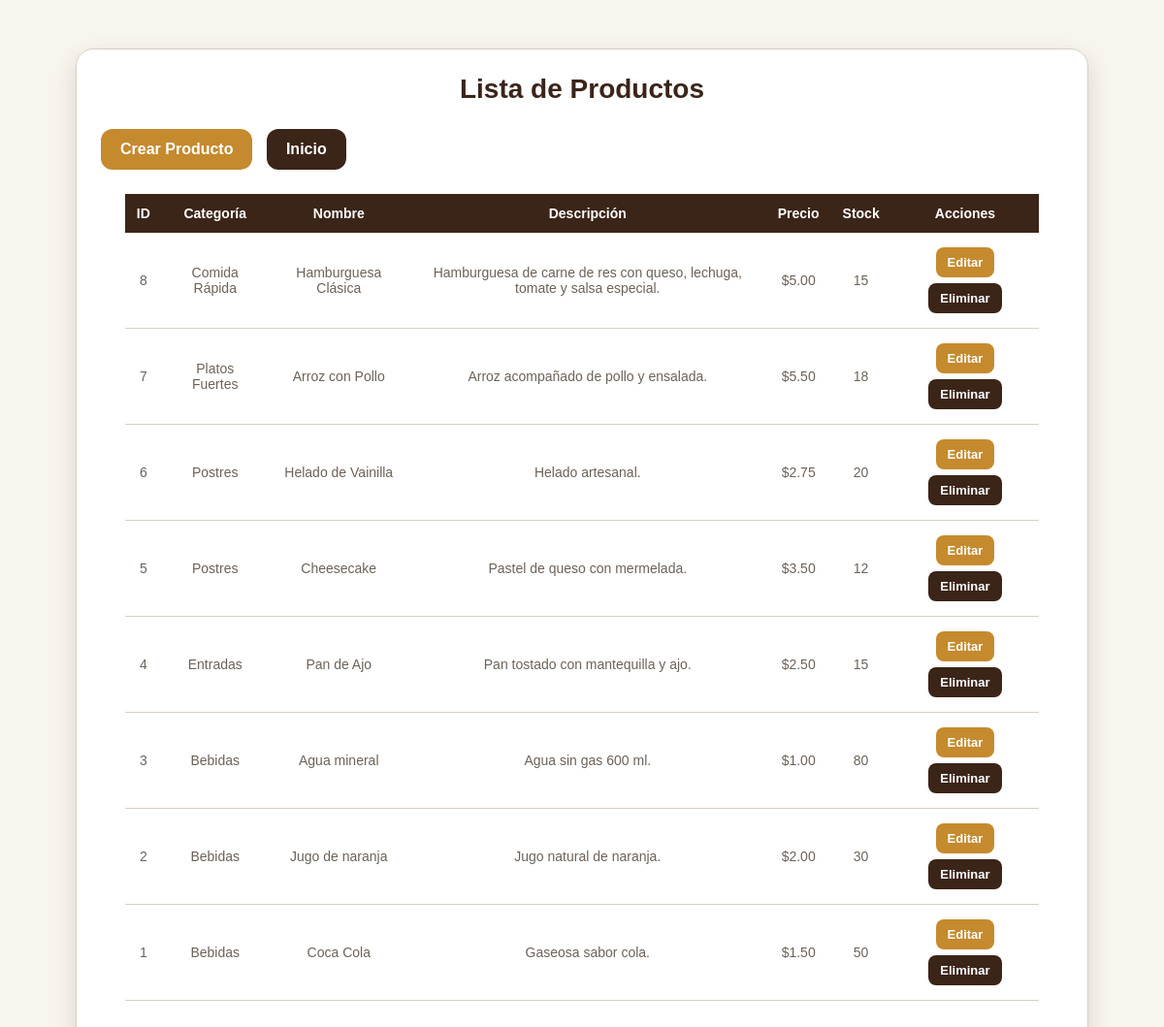
Page /index.php?url=productos/listar on the committed database.
### tables this page shows
CREATE TABLE `producto` (
  `id_producto` int(11) NOT NULL,
  `id_categoria` int(11) DEFAULT NULL,
  `nombre` varchar(100) NOT NULL,
  `descripcion` text DEFAULT NULL,
  `precio` decimal(10,2) NOT NULL,
  `stock` int(11) DEFAULT 0
);

CREATE TABLE `categoria` (
  `id_categoria` int(11) NOT NULL,
  `nombre` varchar(100) NOT NULL,
  `descripcion` text DEFAULT NULL
);

### app/controllers/ProductoController.php (called while the page is built, shortened)
<?php
require_once __DIR__ . "/../models/Producto.php";
class ProductoController
{
    public function listar()
    {
        $productos = Producto::obtenerTodos();
        require __DIR__ . "/../views/Productos/listarproductos.php";
    }
}

### app/models/Producto.php (called while the page is built, shortened)
<?php
class Producto
{
    public static function obtenerTodos()
    {
        $conn = Conexion::conectar();
        $sql = "SELECT
                    p.id_producto,
                    c.nombre AS categoria,
                    p.nombre,
                    p.descripcion,
                    p.precio,
                    p.stock
                FROM producto p
                INNER JOIN categoria c
                ON p.id_categoria = c.id_categoria
                ORDER BY p.id_producto DESC";
        $resultado = $conn->query($sql);
        $productos = [];
        if($resultado && $resultado->num_rows > 0){
            while($fila = $resultado->fetch_assoc()){
                $productos[] = $fila;
            }
        }
        return $productos;
    }
}

### app/views/Productos/listarproductos.php (the view, shortened to what this page needs)
<?php
$productos = $productos ?? [];
?>
<!DOCTYPE html>
<html lang="en">
<head>
    <link rel="stylesheet" href="css/styles.css">
</head>
<body>
<div class="contenedor">
    <div class="card">
        <h1>Lista de Productos</h1>
        <a class="btn-crear"
           href="index.php?url=productos/crearForm">
            Crear Producto
        </a>
        <a class="btn-inicio"
           href="index.php">
            Inicio
        </a>
        <table class="tabla">
            <tr>
                <th>ID</th>
                <th>Categoría</th>
                <th>Nombre</th>
                <th>Descripción</th>
                <th>Precio</th>
                <th>Stock</th>
                <th>Acciones</th>
            </tr>
            <?php foreach ($productos as $p): ?>
            <tr>
                <td>
                    <?= htmlspecialchars($p["id_producto"]) ?>
                </td>
                <td>
                    <?= htmlspecialchars($p["categoria"]) ?>
                </td>
                <td>
                    <?= htmlspecialchars($p["nombre"]) ?>
                </td>
                <td>
                    <?= htmlspecialchars($p["descripcion"]) ?>
                </td>
                <td>
                    $<?= htmlspecialchars($p["precio"]) ?>
                </td>
                <td>
                    <?= htmlspecialchars($p["stock"]) ?>
                </td>
                <td>
                    <a class="btn-editar"
                       href="index.php?url=productos/editarForm&id=<?= $p["id_producto"] ?>">
                        Editar
                    </a>
                    <a class="btn-eliminar"
                       href="index.php?url=productos/eliminar&id=<?= $p["id_producto"] ?>"
                       onclick="return confirm('¿Está seguro de eliminar este producto?')">
                        Eliminar
                    </a>
                </td>
            </tr>
            <?php endforeach; ?>
        </table>
    </div>
</div>
</body>
</html>

### public/index.php (shortened to what this page needs)
<?php
require_once __DIR__ . "/../app/controllers/ProductoController.php";
$url = $_GET["url"] ?? "inicio";
switch ($url) {
    case "productos/listar":
       $controller = new ProductoController();
       $controller->listar();
       break;
}

### public/css/styles.css (style rules this page uses)
:root { --cafe:#3B2418; --dorado:#C58A2D; --crema:#F8F4EE; --gris-texto:#6D6258; --blanco:#FFFFFF; --borde:#D8CFC4; }
* { margin:0; padding:0; box-sizing:border-box; font-family:'Poppins',sans-serif; }
body { background:var(--crema); color:var(--cafe); min-height:100vh; }
.formulario h1, .card h1 { text-align:center; color:var(--cafe); font-size:28px; margin-bottom:25px; }
.btn-crear { display:inline-block; padding:12px 20px; background:var(--dorado); color:var(--blanco); text-decoration:none; border-radius:12px; font-weight:600; transition:.3s; }
.btn-inicio { display:inline-block; margin-left:10px; padding:12px 20px; background:var(--cafe); color:var(--blanco); text-decoration:none; border-radius:12px; font-weight:600; }
.contenedor { width:100%; min-height:100vh; padding:20px; display:flex; justify-content:center; }
.card { width:90%; max-width:1050px; margin:30px auto; background:var(--blanco); padding:25px; border-radius:18px; box-shadow:0 10px 25px rgba(59,36,24,0.15); border:1px solid var(--borde); overflow:hidden; }
.tabla { width:95%; margin:25px auto; border-collapse:collapse; }
.tabla th { background:var(--cafe); color:var(--blanco); padding:12px; text-align:center; font-size:14px; }
.tabla td { padding:12px; color:var(--gris-texto); border-bottom:1px solid var(--borde); text-align:center; font-size:14px; }
.btn-editar, .btn-eliminar { display:inline-block; padding:8px 12px; border-radius:8px; text-decoration:none; font-size:13px; font-weight:600; margin:3px; }
.btn-editar { background:var(--dorado); color:var(--blanco); }
.btn-eliminar { background:var(--cafe); color:var(--blanco); }

### rows in the picture
producto: id_producto "8", id_categoria.nombre "Comida Rápida", nombre "Hamburguesa Clásica", descripcion "Hamburguesa de carne de res con queso, lechuga, tomate y salsa especial.", precio "5.00", stock "15"
producto: id_producto "7", id_categoria.nombre "Platos Fuertes", nombre "Arroz con Pollo", descripcion "Arroz acompañado de pollo y ensalada.", precio "5.50", stock "18"
producto: id_producto "6", id_categoria.nombre "Postres", nombre "Helado de Vainilla", descripcion "Helado artesanal.", precio "2.75", stock "20"
producto: id_producto "5", id_categoria.nombre "Postres", nombre "Cheesecake", descripcion "Pastel de queso con mermelada.", precio "3.50", stock "12"
producto: id_producto "4", id_categoria.nombre "Entradas", nombre "Pan de Ajo", descripcion "Pan tostado con mantequilla y ajo.", precio "2.50", stock "15"
producto: id_producto "3", id_categoria.nombre "Bebidas", nombre "Agua mineral", descripcion "Agua sin gas 600 ml.", precio "1.00", stock "80"
producto: id_producto "2", id_categoria.nombre "Bebidas", nombre "Jugo de naranja", descripcion "Jugo natural de naranja.", precio "2.00", stock "30"
producto: id_producto "1", id_categoria.nombre "Bebidas", nombre "Coca Cola", descripcion "Gaseosa sabor cola.", precio "1.50", stock "50"
